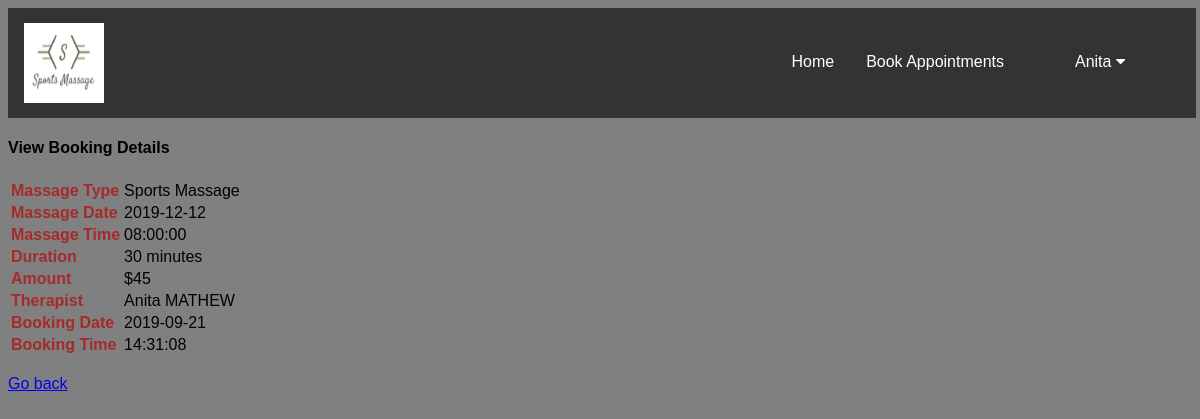
The page /View.php?id=20 (signed in) on the database its author committed.
### tables this page shows
CREATE TABLE `bookings` (
  `BookingId` int(11) NOT NULL,
  `Email` varchar(50) DEFAULT NULL,
  `MassageType` varchar(50) DEFAULT NULL,
  `Duration` int(11) DEFAULT NULL,
  `Amount` double DEFAULT NULL,
  `BookingDate` date DEFAULT NULL,
  `BookingTime` time DEFAULT NULL,
  `MessageForTherapist` varchar(70) DEFAULT NULL,
  `ServiceId` int(11) NOT NULL,
  `EmployeeId` int(11) NOT NULL,
  `BookedDate` date NOT NULL,
  `Bookedtime` time NOT NULL,
  `BookingStatus` varchar(20) NOT NULL
);

CREATE TABLE `employeedetails` (
  `EmployeeId` int(11) NOT NULL,
  `Email` varchar(50) DEFAULT NULL,
  `FirstName` varchar(50) DEFAULT NULL,
  `LastName` varchar(50) DEFAULT NULL,
  `DOB` date NOT NULL,
  `Mobile` bigint(20) DEFAULT NULL,
  `IsAdmin` int(11) NOT NULL,
  `Password` varchar(50) DEFAULT NULL
);

### View.php (the view, shortened to what this page needs)
<?php
 include('EditDB.php');
 require("usertab.php");
 require 'dbconnect.php';
     $output='';
     $bookingid=$_GET["id"];
     $query = "SELECT B.MassageType,B.Duration,B.Amount,B.BookingDate,B.BookingTime,B.BookedDate,
     B.BookedTime,B.BookingStatus,E.FirstName,E.LastName FROM Bookings B JOIN EmployeeDetails E ON B.EmployeeId=E.EmployeeId WHERE  BookingId =$bookingid";
     $result = mysqli_query($mysqli, $query);
 ?>
 <html>
     <head>
    </head>
    <body>
    <div id="add_data_Modal" class="modal fade" style="text-align:centre;">
      <div class="modal-dialog">
           <div class="modal-content">
                <div class="modal-header">
                     <h4 class="modal-title">View Booking Details</h4>
                </div>
                <div class="modal-body">
             <?php
              $output .= '
              <div class="table-responsive">
                   <table class="table table-bordered">';
              while($row = mysqli_fetch_array($result))
              {
                   $output .= '
                <tr>
                     <td width="30%"><label>Massage Type</label></td>
                     <td width="70%">'.$row["MassageType"].'</td>
                </tr>
                <tr>
                     <td width="30%"><label>Massage Date</label></td>
                     <td width="70%">'.$row["BookedDate"].'</td>
                </tr>
                <tr>
                     <td width="30%"><label>Massage Time</label></td>
                     <td width="70%">'.$row["BookedTime"].'</td>
                </tr>
                <tr>
                     <td width="30%"><label>Duration</label></td>
                     <td width="70%">'.$row["Duration"].' minutes</td>
                </tr>
                <tr>
                     <td width="30%"><label>Amount</label></td>
                     <td width="70%">$'.$row["Amount"].'</td>
                </tr>
                <tr>
                     <td width="30%"><label>Therapist</label></td>
                     <td width="70%">'.$row["FirstName"].' '.$row["LastName"].'</td>
                </tr>
                <tr>
                     <td width="30%"><label>Booking Date</label></td>
                     <td width="70%">'.$row["BookingDate"].'</td>
                </tr>
                <tr>
                     <td width="30%"><label>Booking Time</label></td>
                     <td width="70%">'.$row["BookingTime"].'</td>
                </tr>
               ';
      }
      $output .= "</table></div>";
      echo $output;
                ?>
                </div>
                 <div class="modal-footer">
                 <a href="UserHome.php" >Go back</a>
                </div>
           </div>
      </div>
 </div>
    </body>

### stylesheet.css (style rules this page uses)
body { background-color: gray; }
label { font-weight: bold; color:brown; }

### usertab.php (style rules this page uses)
body { font-family: Arial, Helvetica, sans-serif; }

### rows shown on the page
bookings: MassageType "Sports Massage", BookedDate "2019-12-12", Bookedtime "08:00:00", Duration "30", Amount "45", EmployeeId.FirstName "Anita", EmployeeId.LastName "MATHEW", BookingDate "2019-09-21", BookingTime "14:31:08"

### other values the page prints
$_SESSION['firstname'] "Anita"
